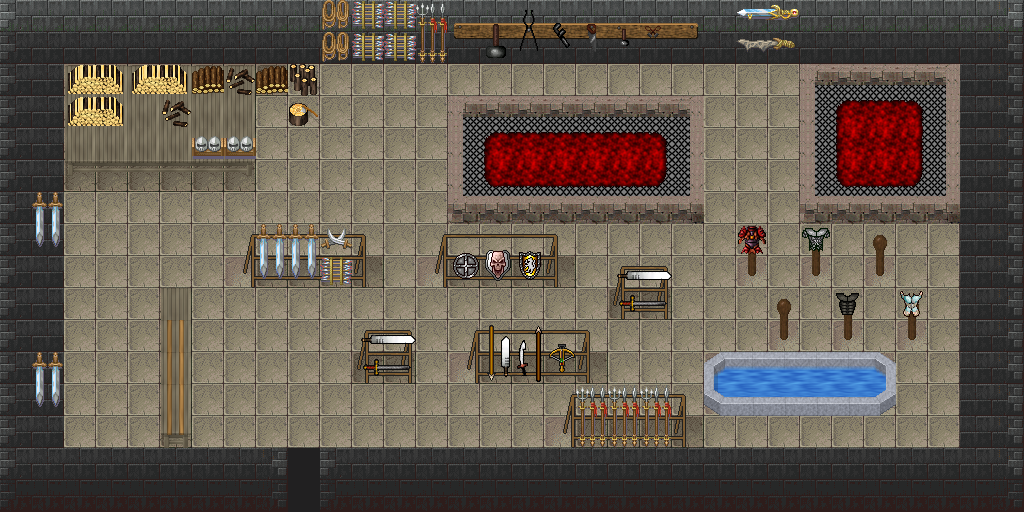

A 2D game scene composited from a Tiled map and its tileset images. What follows is a short description and the map's XML, with each tile layer's data collapsed to a summary:
An orthogonal 32x16 tile map with 32x32 px tiles, 6 tile layers (0_floor, 1_terrain, 2_object, 3_roof, ...), 2 hidden layers not drawn, 17 tilesets.

<map version="1.2" tiledversion="1.2.2" orientation="orthogonal" renderorder="right-down" width="32" height="16" tilewidth="32" tileheight="32" infinite="0" nextlayerid="9" nextobjectid="1">
 <tileset firstgid="1" name="carpets" tilewidth="32" tileheight="32" tilecount="8" columns="4">
  <image source="../../tileset/furniture/carpet/carpets.png" width="128" height="64" />
 </tileset>
 <tileset firstgid="9" name="fireplace" tilewidth="32" tileheight="32" tilecount="9" columns="3">
  <image source="../../tileset/building/decoration/fireplace.png" width="97" height="96" />
 </tileset>
 <tileset firstgid="18" name="grey_long" tilewidth="32" tileheight="32" tilecount="4" columns="2">
  <image source="../../tileset/furniture/table/grey_long.png" width="64" height="64" />
 </tileset>
 <tileset firstgid="22" name="pool" tilewidth="32" tileheight="32" tilecount="9" columns="3">
  <image source="../../tileset/building/decoration/pool.png" width="96" height="96" />
 </tileset>
 <tileset firstgid="31" name="fire" tilewidth="32" tileheight="32" tilecount="27" columns="3">
  <image source="../../tileset/ground/fire/fire.png" width="96" height="288" />
 </tileset>
 <tileset firstgid="58" name="grey_plain" tilewidth="32" tileheight="32" tilecount="9" columns="3">
  <image source="../../tileset/furniture/table/grey_plain.png" width="96" height="96" />
 </tileset>
 <tileset firstgid="67" name="toolset" tilewidth="32" tileheight="32" tilecount="18" columns="9">
  <image source="../../tileset/building/decoration/toolset.png" width="288" height="64" />
 </tileset>
 <tileset firstgid="85" name="weapons_rack" tilewidth="32" tileheight="32" tilecount="18" columns="9">
  <image source="../../tileset/item/armor/weapons_rack.png" width="288" height="64" />
 </tileset>
 <tileset firstgid="103" name="sword_rack" tilewidth="32" tileheight="32" tilecount="4" columns="2">
  <image source="../../tileset/item/armor/sword_rack.png" width="64" height="64" />
 </tileset>
 <tileset firstgid="107" name="stick" tilewidth="32" tileheight="32" tilecount="2" columns="1">
  <image source="../../tileset/furniture/other/stick.png" width="32" height="64" />
 </tileset>
 <tileset firstgid="109" name="armor" tilewidth="32" tileheight="32" tilecount="4" columns="4">
  <image source="../../tileset/item/armor/armor.png" width="128" height="32" />
 </tileset>
 <tileset firstgid="113" name="collision" tilewidth="32" tileheight="32" tilecount="1" columns="1">
  <image source="../../tileset/logic/collision.png" width="32" height="32" />
 </tileset>
 <tileset firstgid="114" name="protection" tilewidth="32" tileheight="32" tilecount="2" columns="2">
  <image source="../../tileset/logic/protection.png" width="64" height="32" />
 </tileset>
 <tileset firstgid="116" name="mury" tilewidth="32" tileheight="32" tilecount="26" columns="13">
  <image source="../../tileset/pol/domki/wiezienie_sciany.png" width="416" height="64" />
 </tileset>
 <tileset firstgid="142" name="kafle" tilewidth="32" tileheight="32" tilecount="80" columns="16">
  <image source="../../tileset/pol/domki/podloga/kafelki_rozne.png" width="512" height="160" />
 </tileset>
 <tileset firstgid="222" name="pieniek_drewno" tilewidth="32" tileheight="32" tilecount="12" columns="3">
  <image source="../../tileset/item/firewood.png" width="96" height="128" />
 </tileset>
 <tileset firstgid="234" name="strzaly" tilewidth="32" tileheight="32" tilecount="24" columns="6">
  <image source="../../tileset/pol/wyposazenie/miecze.png" width="192" height="128" />
 </tileset>
 <layer id="1" name="0_floor" width="32" height="16">
  <data>[512 cells, 512 non-empty, 5 distinct tile ids]</data>
 </layer>
 <layer id="2" name="1_terrain" width="32" height="16">
  <data>[512 cells, 278 non-empty, 45 distinct tile ids]</data>
 </layer>
 <layer id="3" name="2_object" width="32" height="16">
  <data>[512 cells, 76 non-empty, 44 distinct tile ids]</data>
 </layer>
 <layer id="4" name="3_roof" width="32" height="16">
  <data>[512 cells, 30 non-empty, 12 distinct tile ids]</data>
 </layer>
 <layer id="5" name="4_roof_add" width="32" height="16">
  <data>[512 cells, 10 non-empty, 7 distinct tile ids]</data>
 </layer>
 <layer id="6" name="objects" width="32" height="16">
  <data>[512 cells, 0 non-empty, 0 distinct tile ids]</data>
 </layer>
 <layer id="7" name="collision" width="32" height="16" visible="0">
  <data>[512 cells, 300 non-empty, 1 distinct tile ids]</data>
 </layer>
 <layer id="8" name="protection" width="32" height="16" visible="0">
  <data>[512 cells, 512 non-empty, 1 distinct tile ids]</data>
 </layer>
</map>
